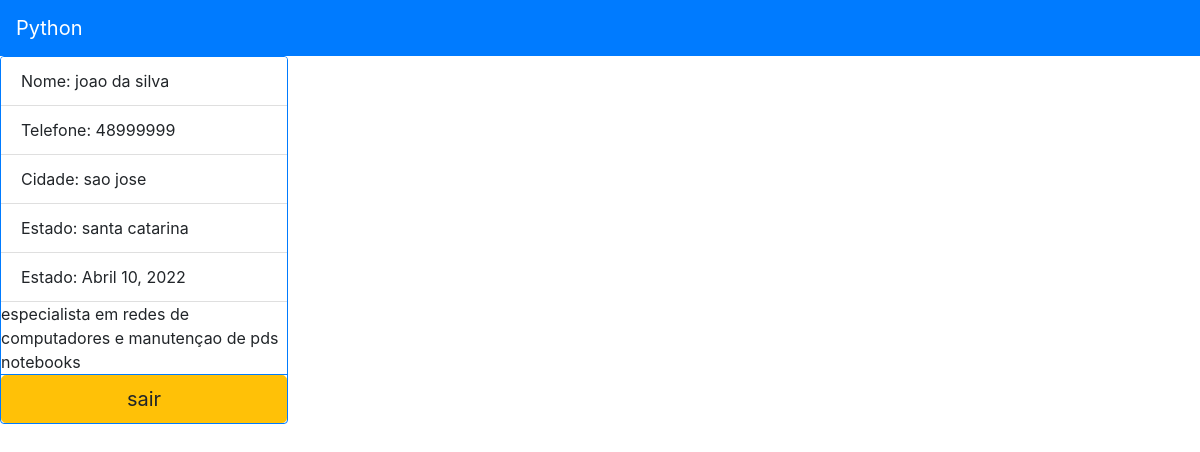
/cadastro/ver_profissional/1, run on the app's committed database.
### cadastro/models.py (models this page shows, shortened)
class Profissional(models.Model):
    nome = models.CharField(max_length=100)
    telefone = models.CharField(max_length=15)
    cidade = models.CharField(max_length=100)
    estado = models.CharField(max_length=100)
    data_cadastro = models.DateField(default= date.today)
    descricao = models.TextField()
    especialidades = models.ForeignKey(Especialidades, on_delete=models.DO_NOTHING)
    usuario = models.ForeignKey(Usuario, on_delete=models.DO_NOTHING)
    class Meta:
        verbose_name = 'Profissional'

### cadastro/views.py (the view)
# urls.py: path('ver_profissional/<int:id>', views.ver_profissional, name= 'ver_profissional')
def ver_profissional(request, id):
    profissional = Profissional.objects.get(id = id)
    return render(request, 'ver_profissional.html', {'profissional' : profissional} )

### cadastro/templates/ver_profissional.html
{% extends 'base.html' %}
{% block 'conteudo'%}
<div class="card border-primary mb-3;" style="max-width: 18rem;">
    <ul class="list-group list-group-flush">
      <li class="list-group-item">Nome: {{profissional.nome}}</li>
      <li class="list-group-item">Telefone: {{profissional.telefone}}</li>
      <li class="list-group-item">Cidade: {{profissional.cidade}}</li>
      <li class="list-group-item">Estado: {{profissional.estado}}</li>
      <li class="list-group-item">Estado: {{profissional.data_cadastro}}</li>
      <p class="card-text">{{profissional.descricao}}</p>
    </ul>
    <a href="{% url 'sair' %}" class="btn btn-warning btn-lg">sair</a>
</div>
{% endblock%}

### data on the page
Profissional: nome "joao da silva", telefone "48999999", cidade "sao jose", estado "santa catarina", data_cadastro "Abril 10, 2022", descricao "especialista em redes de computadores e manutençao de pds notebooks"
